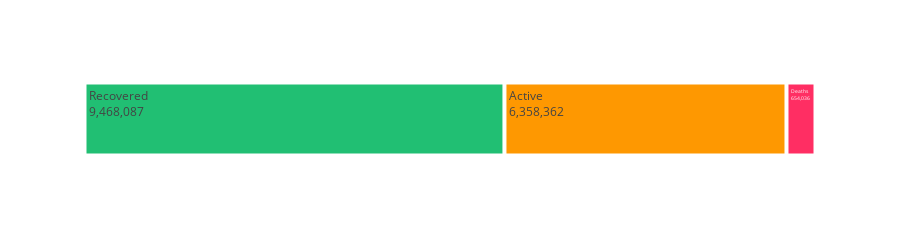

Here is the notebook cell this chart was saved with:
### Code cell
temp = day_wise[['Date','Deaths', 'Recovered', 'Active']].tail(1)
temp = temp.melt(id_vars="Date", value_vars=['Active', 'Deaths', 'Recovered'])
fig = px.treemap(temp, path=["variable"], values="value", height=225,
                 color_discrete_sequence=[act, rec, dth])
fig.data[0].textinfo = 'label+text+value'
fig.show()

### Figure 1 — Plotly figure (JSON) as saved in the notebook; plotly's stock layout.template omitted (floating-point values rounded to 4 significant figures)
{"data": [{"branchvalues": "total", "domain": {"x": [0, 1], "y": [0, 1]}, "hovertemplate": "labels=%{label}<br>value=%{value}<br>parent=%{parent}<br>id=%{id}<extra></extra>", "ids": ["Active", "Deaths", "Recovered"], "labels": ["Active", "Deaths", "Recovered"], "name": "", "parents": ["", "", ""], "textinfo": "label+text+value", "type": "treemap", "values": [6358362, 654036, 9468087]}], "layout": {"height": 225, "legend": {"tracegroupgap": 0}, "margin": {"t": 60}, "treemapcolorway": ["#21bf73", "#fe9801", "#ff2e63"]}}
